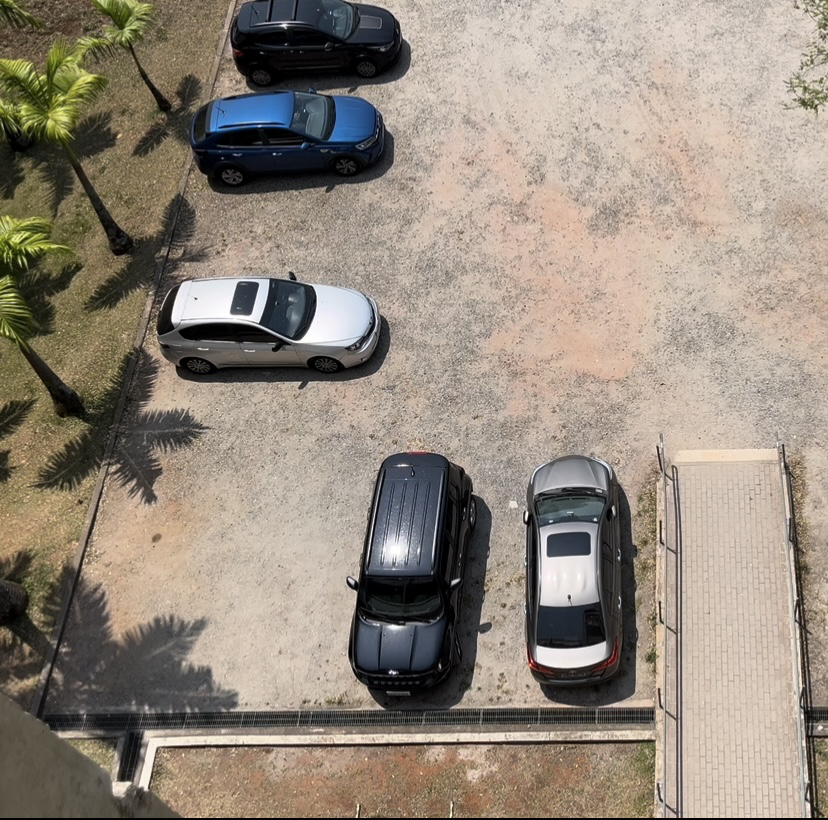
#> input picture foto.png, 828 x 820 px
$ python vaga.py
#> lines starting #> are read from the running program, lines starting #| are printed output that depends on the picture
import cv2
import pickle

# Carregar e redimensionar a imagem de seleção
img = cv2.imread('foto.png')
#> img is the input picture: shape (820, 828, 3); mean B, G, R 124.9, 137.6, 148.3
img = cv2.resize(img, (1473, 828))  # Redimensionar a imagem para 1473x828
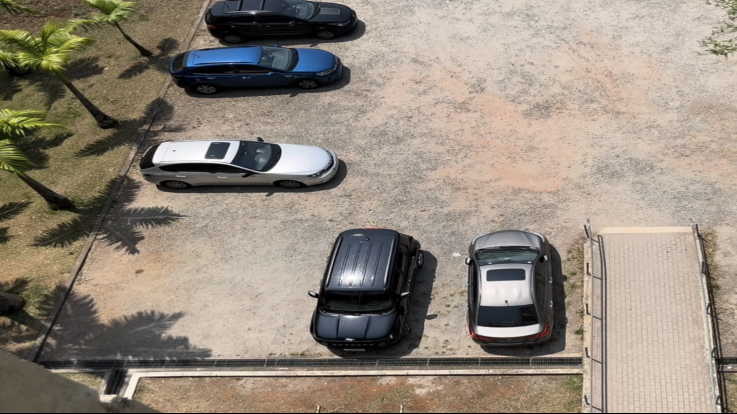
#> img: shape (828, 1473, 3) (shown at 1/2 size); mean B, G, R 124.8, 137.4, 148.2

vagas = []
for x in range(3):  # número de vagas
#> (the run stopped early here; a loop or call above may not have finished)
